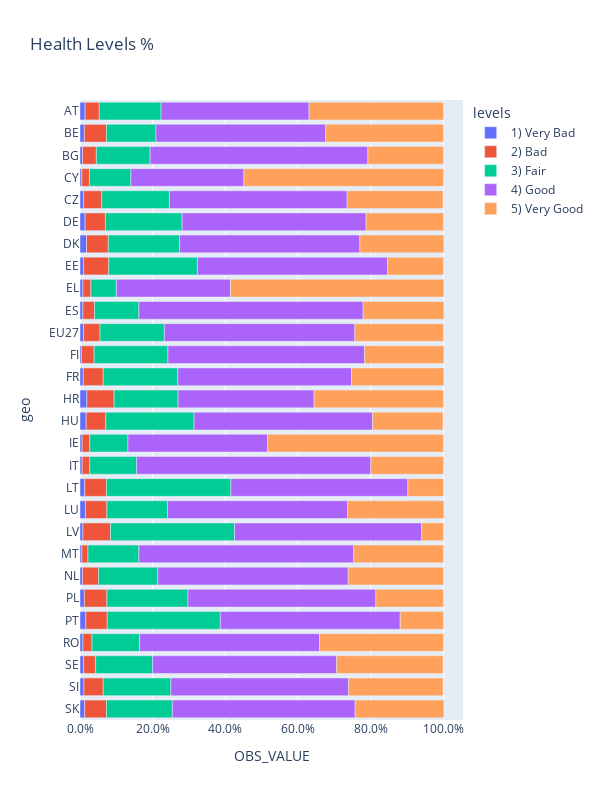

The notebook cell saved with this chart:
### Code cell
df = df.sort_values(['geo', 'levels'], ascending = [False, True])

fig = px.bar(df, x='OBS_VALUE', y = 'geo', color = 'levels',
             barmode = 'relative',
             height = 800, width = 600, title = "Health Levels %")
fig.update_layout(xaxis_tickformat = '.1%')

fig.show()

### Figure 1 — Plotly figure (JSON) as saved in the notebook; plotly's stock layout.template omitted (floating-point values rounded to 4 significant figures)
{"data": [{"alignmentgroup": "True", "hovertemplate": "levels=1) Very Bad<br>OBS_VALUE=%{x}<br>geo=%{y}<extra></extra>", "legendgroup": "1) Very Bad", "marker": {"color": "#636efa", "pattern": {"shape": ""}}, "name": "1) Very Bad", "offsetgroup": "1) Very Bad", "orientation": "h", "showlegend": true, "textposition": "auto", "type": "bar", "x": [0.013, 0.011, 0.01, 0.008, 0.016, 0.012, 0.007, 0.005, 0.008, 0.015, 0.013, 0.006, 0.006, 0.017, 0.019, 0.009, 0.004, 0.01, 0.008, 0.008, 0.01, 0.018, 0.014, 0.01, 0.005, 0.007, 0.012, 0.014], "xaxis": "x", "y": ["SK", "SI", "SE", "RO", "PT", "PL", "NL", "MT", "LV", "LU", "LT", "IT", "IE", "HU", "HR", "FR", "FI", "EU27", "ES", "EL", "EE", "DK", "DE", "CZ", "CY", "BG", "BE", "AT"], "yaxis": "y"}, {"alignmentgroup": "True", "hovertemplate": "levels=2) Bad<br>OBS_VALUE=%{x}<br>geo=%{y}<extra></extra>", "legendgroup": "2) Bad", "marker": {"color": "#EF553B", "pattern": {"shape": ""}}, "name": "2) Bad", "offsetgroup": "2) Bad", "orientation": "h", "showlegend": true, "textposition": "auto", "type": "bar", "x": [0.06, 0.053, 0.033, 0.025, 0.059, 0.062, 0.044, 0.017, 0.076, 0.059, 0.06, 0.021, 0.021, 0.054, 0.075, 0.055, 0.035, 0.045, 0.032, 0.022, 0.069, 0.06, 0.056, 0.05, 0.021, 0.038, 0.061, 0.039], "xaxis": "x", "y": ["SK", "SI", "SE", "RO", "PT", "PL", "NL", "MT", "LV", "LU", "LT", "IT", "IE", "HU", "HR", "FR", "FI", "EU27", "ES", "EL", "EE", "DK", "DE", "CZ", "CY", "BG", "BE", "AT"], "yaxis": "y"}, {"alignmentgroup": "True", "hovertemplate": "levels=3) Fair<br>OBS_VALUE=%{x}<br>geo=%{y}<extra></extra>", "legendgroup": "3) Fair", "marker": {"color": "#00cc96", "pattern": {"shape": ""}}, "name": "3) Fair", "offsetgroup": "3) Fair", "orientation": "h", "showlegend": true, "textposition": "auto", "type": "bar", "x": [0.181, 0.186, 0.157, 0.131, 0.311, 0.223, 0.163, 0.14, 0.341, 0.167, 0.342, 0.129, 0.105, 0.243, 0.176, 0.205, 0.203, 0.177, 0.122, 0.07, 0.244, 0.196, 0.211, 0.186, 0.114, 0.148, 0.136, 0.17], "xaxis": "x", "y": ["SK", "SI", "SE", "RO", "PT", "PL", "NL", "MT", "LV", "LU", "LT", "IT", "IE", "HU", "HR", "FR", "FI", "EU27", "ES", "EL", "EE", "DK", "DE", "CZ", "CY", "BG", "BE", "AT"], "yaxis": "y"}, {"alignmentgroup": "True", "hovertemplate": "levels=4) Good<br>OBS_VALUE=%{x}<br>geo=%{y}<extra></extra>", "legendgroup": "4) Good", "marker": {"color": "#ab63fa", "pattern": {"shape": ""}}, "name": "4) Good", "offsetgroup": "4) Good", "orientation": "h", "showlegend": true, "textposition": "auto", "type": "bar", "x": [0.503, 0.489, 0.506, 0.495, 0.495, 0.517, 0.524, 0.591, 0.515, 0.495, 0.487, 0.644, 0.384, 0.491, 0.374, 0.478, 0.541, 0.524, 0.617, 0.314, 0.523, 0.496, 0.506, 0.489, 0.311, 0.599, 0.467, 0.407], "xaxis": "x", "y": ["SK", "SI", "SE", "RO", "PT", "PL", "NL", "MT", "LV", "LU", "LT", "IT", "IE", "HU", "HR", "FR", "FI", "EU27", "ES", "EL", "EE", "DK", "DE", "CZ", "CY", "BG", "BE", "AT"], "yaxis": "y"}, {"alignmentgroup": "True", "hovertemplate": "levels=5) Very Good<br>OBS_VALUE=%{x}<br>geo=%{y}<extra></extra>", "legendgroup": "5) Very Good", "marker": {"color": "#FFA15A", "pattern": {"shape": ""}}, "name": "5) Very Good", "offsetgroup": "5) Very Good", "orientation": "h", "showlegend": true, "textposition": "auto", "type": "bar", "x": [0.244, 0.26, 0.293, 0.341, 0.119, 0.186, 0.262, 0.247, 0.06, 0.265, 0.098, 0.2, 0.484, 0.194, 0.356, 0.254, 0.218, 0.244, 0.222, 0.587, 0.154, 0.231, 0.213, 0.264, 0.549, 0.208, 0.324, 0.37], "xaxis": "x", "y": ["SK", "SI", "SE", "RO", "PT", "PL", "NL", "MT", "LV", "LU", "LT", "IT", "IE", "HU", "HR", "FR", "FI", "EU27", "ES", "EL", "EE", "DK", "DE", "CZ", "CY", "BG", "BE", "AT"], "yaxis": "y"}], "layout": {"barmode": "relative", "height": 800, "legend": {"title": {"text": "levels"}, "tracegroupgap": 0}, "title": {"text": "Health Levels %"}, "width": 600, "xaxis": {"anchor": "y", "autorange": true, "domain": [0, 1], "range": [0, 1.054], "tickformat": ".1%", "title": {"text": "OBS_VALUE"}, "type": "linear"}, "yaxis": {"anchor": "x", "autorange": true, "domain": [0, 1], "range": [-0.5, 27.5], "title": {"text": "geo"}, "type": "category"}}}
